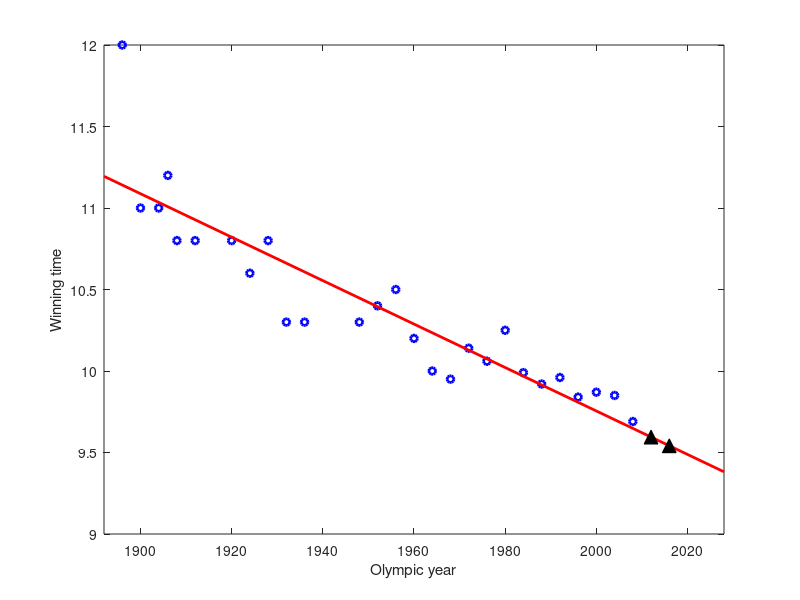

Recreate this plot in MATLAB.
%% olymppred.m
% From A First Course in Machine Learning, Chapter 1.
% Simon Rogers, 31/10/11 [simon.rogers@glasgow.ac.uk]
clear all;close all;

%% Load Olympic data and fit linear model (see fitolympic.m)
load olympics
x = male100(:,1); % Olympic years
t = male100(:,2); % Winning times
N = length(x); % 27
m_x = sum(x)/N;
m_t = sum(t)/N;
m_xt = sum(t.*x)/N;
m_xx = sum(x.*x)/N;
w_1 = (m_xt - m_x*m_t)/(m_xx - m_x^2);
w_0 = m_t - w_1*m_x;
figure(1);hold off
plot(x,t,'bo','markersize',5,'linewidth',2)
xplot = [min(x)-4 max(x)+20];
xlim(xplot);
hold on
plot(xplot,w_0+w_1*xplot,'r','linewidth',2)
xlabel('Olympic year');
ylabel('Winning time');

%% Make predictions at 2012 and 2016
xpred = [2012 2016]; % Add more values to this vector for more predictions
tpred = w_0 + w_1*xpred;

%% Display the predictions
for i = 1:length(xpred)
    fprintf('\n Predicted winning time in %g is: %g seconds',xpred(i),tpred(i));
end
%% Add predictions to the plot
plot(xpred,tpred,'k^','markersize',10,'markerfacecolor','k');